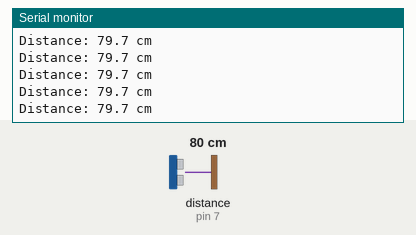
Simulated run of this sketch. Board: Arduino Uno, built with avr-gcc and run on an emulated ATmega328P. On the bench: the last lines printed to the serial monitor. Wiring (inferred from the names in the program): ultrasonic range finder: trigger pin 8; echo pin 7. The test bench sets the inputs (shaded band); at power-on: distance to the obstacle (sensor on pin 7) 80 cm. The echo pulse lasts 58.3 µs per cm.

Above: at 1.2 s.
1.3 s: distance to the obstacle (sensor on pin 7) set to 2 cm
At 1.71 s:
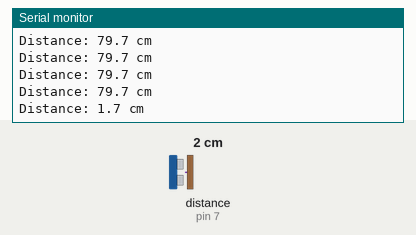
4.3 s: distance to the obstacle (sensor on pin 7) set to 4 cm
At 4.48 s:
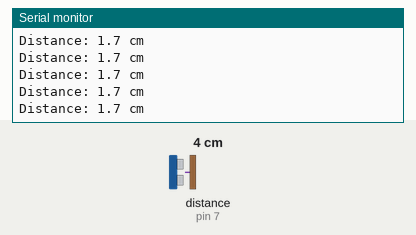
Timing chart, 0 to 7.3 s (numbered marks = the images above; inputs shaded):
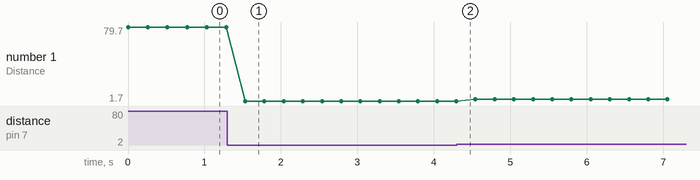

The sketch:

06_ultrasonic_hc_sr04.ino
```cpp
// HC-SR04 distance. For NodeMCU, divide Echo voltage to <=3.3 V.
#if defined(ESP8266)
const uint8_t TRIG_PIN = 5; // GPIO5 / D1
const uint8_t ECHO_PIN = 4; // GPIO4 / D2
#else
const uint8_t TRIG_PIN = 8;
const uint8_t ECHO_PIN = 7;
#endif

void setup() {
  pinMode(TRIG_PIN, OUTPUT);
  pinMode(ECHO_PIN, INPUT);
  Serial.begin(9600);
}

void loop() {
  digitalWrite(TRIG_PIN, LOW);
  delayMicroseconds(2);
  digitalWrite(TRIG_PIN, HIGH);
  delayMicroseconds(10);
  digitalWrite(TRIG_PIN, LOW);
  unsigned long duration = pulseIn(ECHO_PIN, HIGH, 30000UL);
  if (duration == 0) {
    Serial.println("No echo / out of range");
  } else {
    float distanceCm = duration * 0.0343f / 2.0f;
    Serial.print("Distance: "); Serial.print(distanceCm, 1); Serial.println(" cm");
  }
  delay(250);
}
```

Measured:
- after the input at 1.3 s, the serial monitor: prints a new line after 0.23 s (image 1)
- plotted number 1: 79.7 → 1.7 after the input at 1.3 s, 1.7 → 3.7 after the input at 4.3 s
